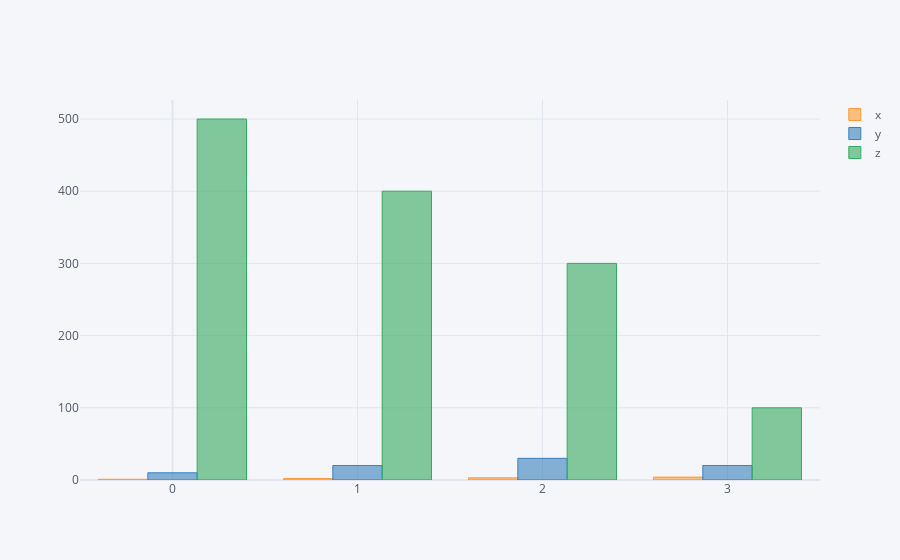

Source (notebook cell):
### Code cell
df3.iplot(kind='bar', bins=20)

### Figure 1 — Plotly figure (JSON) as saved in the notebook; plotly's stock layout.template omitted (floating-point values rounded to 4 significant figures)
{"data": [{"marker": {"color": "rgba(255, 153, 51, 0.6)", "line": {"color": "rgba(255, 153, 51, 1.0)", "width": 1}}, "name": "x", "orientation": "v", "text": "", "type": "bar", "x": [0, 1, 2, 3], "y": [1, 2, 3, 4]}, {"marker": {"color": "rgba(55, 128, 191, 0.6)", "line": {"color": "rgba(55, 128, 191, 1.0)", "width": 1}}, "name": "y", "orientation": "v", "text": "", "type": "bar", "x": [0, 1, 2, 3], "y": [10, 20, 30, 20]}, {"marker": {"color": "rgba(50, 171, 96, 0.6)", "line": {"color": "rgba(50, 171, 96, 1.0)", "width": 1}}, "name": "z", "orientation": "v", "text": "", "type": "bar", "x": [0, 1, 2, 3], "y": [500, 400, 300, 100]}], "layout": {"legend": {"bgcolor": "#F5F6F9", "font": {"color": "#4D5663"}}, "paper_bgcolor": "#F5F6F9", "plot_bgcolor": "#F5F6F9", "title": {"font": {"color": "#4D5663"}}, "xaxis": {"gridcolor": "#E1E5ED", "showgrid": true, "tickfont": {"color": "#4D5663"}, "title": {"font": {"color": "#4D5663"}, "text": ""}, "zerolinecolor": "#E1E5ED"}, "yaxis": {"gridcolor": "#E1E5ED", "showgrid": true, "tickfont": {"color": "#4D5663"}, "title": {"font": {"color": "#4D5663"}, "text": ""}, "zerolinecolor": "#E1E5ED"}}}
